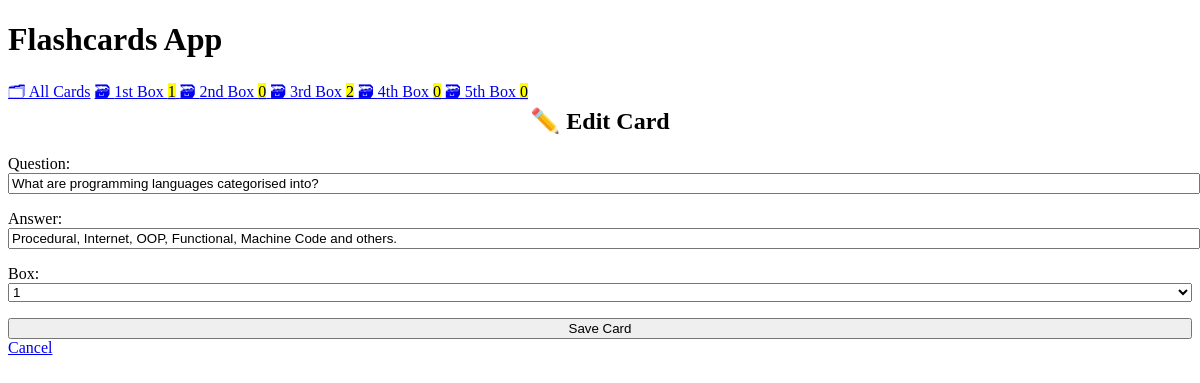
The page /edit/3 on the database its author committed.
### cards/models.py (models this page shows, shortened)
class Card(models.Model):
    question = models.CharField(max_length=100)
    answer = models.CharField(max_length=100)
    box = models.IntegerField(
        choices=zip(BOXES, BOXES),
        default=BOXES[0],
    )
    date_created = models.DateTimeField(auto_now_add=True)

### cards/views.py (the view)
# urls.py: path("edit/<int:pk>", views.CardUpdateView.as_view(), name="card-update"),
class CardUpdateView(CardCreateView, UpdateView):
    success_url = reverse_lazy("card-list")

### cards/templatetags/cards_tags.py (called while the page is built)
@register.inclusion_tag("cards/box_links.html")
def boxes_as_links():
    boxes = []
    for box_num in BOXES:
        card_count = Card.objects.filter(box=box_num).count()
        boxes.append({"number": box_num, "card_count": card_count})
    return {"boxes": boxes}

### cards/templates/cards/card_form.html (shortened to what this page needs)
{% extends "cards/base.html" %}
{% block content %}
    {% if card %}
        <h2>✏️ Edit Card</h2>
    {% else %}
        <h2>✨ Create New Card</h2>
    {% endif %}
    <form method="post">
        {{ form.as_p }}
        <input type="submit" value="Save Card">
    </form>
    <a href="{% url 'card-list' %}">
        Cancel
    </a>
{% endblock %}

### cards/templates/cards/base.html (style rules this page uses)
:root { --accent: #6e48ad; --accent-bg: white; --bg: #fff; --text: #212121; --text-light: #585858; --border: #d8dae1; --code: #d81b60; --preformatted: #444; }
h2 { text-align: center; }
h2, h4 { margin-top: 0; }
input, select, textarea { width: 100%; }

### rows shown on the page
Card: question "What are programming languages categorised into?", answer "Procedural, Internet, OOP, Functional, Machine Code and others.", box "1"

### other values the page prints
{{ box.number | ordinal }} "1st" "2nd" "3rd" "4th" "5th"
{{ box.card_count }} "1" "0" "2" "0" "0"
